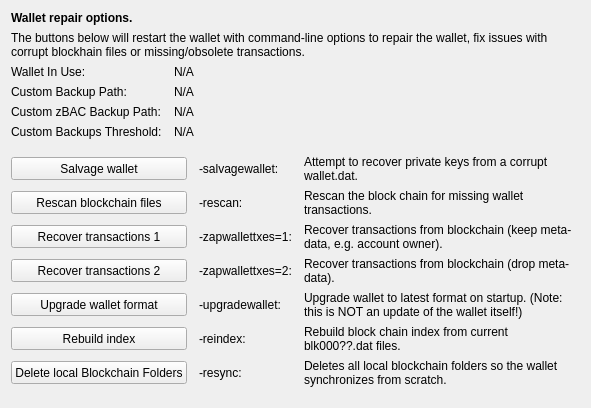
     <widget class="QWidget" name="tab_repair">
      <attribute name="title">
       <string>&amp;Wallet Repair</string>
      </attribute>
      <layout class="QGridLayout" name="gridLayout_4" columnstretch="0,0,0,0">
       <property name="horizontalSpacing">
        <number>12</number>
       </property>
       <item row="0" column="0" colspan="4">
        <widget class="QLabel" name="label_repair_header">
         <property name="font">
          <font>
           <weight>75</weight>
           <bold>true</bold>
          </font>
         </property>
         <property name="text">
          <string>Wallet repair options.</string>
         </property>
        </widget>
       </item>
       <item row="1" column="0" colspan="4">
        <widget class="QLabel" name="label_repair_helptext">
         <property name="font">
          <font>
           <weight>50</weight>
           <bold>false</bold>
          </font>
         </property>
         <property name="text">
          <string>The buttons below will restart the wallet with command-line options to repair the wallet, fix issues with corrupt blockhain files or missing/obsolete transactions.</string>
         </property>
         <property name="wordWrap">
          <bool>true</bool>
         </property>
        </widget>
       </item>
       <item row="2" column="0">
        <widget class="QLabel" name="wallet_path_label">
         <property name="text">
          <string>Wallet In Use:</string>
         </property>
        </widget>
       </item>
       <item row="2" column="1" colspan="3">
        <widget class="QLabel" name="wallet_path">
         <property name="cursor">
          <cursorShape>IBeamCursor</cursorShape>
         </property>
         <property name="text">
          <string>N/A</string>
         </property>
         <property name="textFormat">
          <enum>Qt::PlainText</enum>
         </property>
         <property name="textInteractionFlags">
          <set>Qt::LinksAccessibleByMouse|Qt::TextSelectableByKeyboard|Qt::TextSelectableByMouse</set>
         </property>
        </widget>
       </item>
       <item row="3" column="0">
        <widget class="QLabel" name="wallet_custombackuppath_label">
         <property name="text">
          <string>Custom Backup Path:</string>
         </property>
         <property name="visible">
          <bool>false</bool>
         </property>
        </widget>
       </item>
       <item row="3" column="1" colspan="3">
        <widget class="QLabel" name="wallet_custombackuppath">
         <property name="cursor">
          <cursorShape>IBeamCursor</cursorShape>
         </property>
         <property name="text">
          <string>N/A</string>
         </property>
         <property name="textFormat">
          <enum>Qt::PlainText</enum>
         </property>
         <property name="textInteractionFlags">
          <set>Qt::LinksAccessibleByMouse|Qt::TextSelectableByKeyboard|Qt::TextSelectableByMouse</set>
         </property>
         <property name="visible">
          <bool>false</bool>
         </property>
        </widget>
       </item>
       <item row="4" column="0">
        <widget class="QLabel" name="wallet_customzpivbackuppath_label">
         <property name="text">
          <string>Custom zBAC Backup Path:</string>
         </property>
         <property name="visible">
          <bool>false</bool>
         </property>
        </widget>
       </item>
       <item row="4" column="1" colspan="3">
        <widget class="QLabel" name="wallet_customzpivbackuppath">
         <property name="cursor">
          <cursorShape>IBeamCursor</cursorShape>
         </property>
         <property name="text">
          <string>N/A</string>
         </property>
         <property name="textFormat">
          <enum>Qt::PlainText</enum>
         </property>
         <property name="textInteractionFlags">
          <set>Qt::LinksAccessibleByMouse|Qt::TextSelectableByKeyboard|Qt::TextSelectableByMouse</set>
         </property>
         <property name="visible">
          <bool>false</bool>
         </property>
        </widget>
       </item>
       <item row="5" column="0">
        <widget class="QLabel" name="wallet_custombackupthreshold_label">
         <property name="text">
          <string>Custom Backups Threshold:</string>
         </property>
         <property name="visible">
          <bool>false</bool>
         </property>
        </widget>
       </item>
       <item row="5" column="1" colspan="3">
        <widget class="QLabel" name="wallet_custombackupthreshold">
         <property name="cursor">
          <cursorShape>IBeamCursor</cursorShape>
         </property>
         <property name="text">
          <string>N/A</string>
         </property>
         <property name="textFormat">
          <enum>Qt::PlainText</enum>
         </property>
         <property name="textInteractionFlags">
          <set>Qt::LinksAccessibleByMouse|Qt::TextSelectableByKeyboard|Qt::TextSelectableByMouse</set>
         </property>
         <property name="visible">
          <bool>false</bool>
         </property>
        </widget>
       </item>
       <item row="6" column="0">
        <spacer name="verticalSpacer_repair1">
         <property name="orientation">
          <enum>Qt::Vertical</enum>
         </property>
         <property name="sizeHint" stdset="0">
          <size>
           <width>10</width>
           <height>10</height>
          </size>
         </property>
        </spacer>
       </item>
       <item row="7" column="0" colspan="2">
        <widget class="QPushButton" name="btn_salvagewallet">
         <property name="minimumSize">
          <size>
           <width>100</width>
           <height>23</height>
          </size>
         </property>
         <property name="text">
          <string>Salvage wallet</string>
         </property>
        </widget>
       </item>
       <item row="7" column="2">
        <widget class="QLabel" name="label_repair_salvage_command">
         <property name="text">
          <string notr="true">-salvagewallet:</string>
         </property>
        </widget>
       </item>
       <item row="7" column="3">
        <widget class="QLabel" name="label_repair_salvage">
         <property name="text">
          <string>Attempt to recover private keys from a corrupt wallet.dat.</string>
         </property>
         <property name="wordWrap">
          <bool>true</bool>
         </property>
        </widget>
       </item>
       <item row="8" column="0" colspan="2">
        <widget class="QPushButton" name="btn_rescan">
         <property name="minimumSize">
          <size>
           <width>100</width>
           <height>23</height>
          </size>
         </property>
         <property name="text">
          <string>Rescan blockchain files</string>
         </property>
        </widget>
       </item>
       <item row="8" column="2">
        <widget class="QLabel" name="label_repair_rescan_command">
         <property name="text">
          <string notr="true">-rescan:</string>
         </property>
        </widget>
       </item>
       <item row="8" column="3">
        <widget class="QLabel" name="label_repair_rescan">
         <property name="text">
          <string>Rescan the block chain for missing wallet transactions.</string>
         </property>
         <property name="wordWrap">
          <bool>true</bool>
         </property>
        </widget>
       </item>
       <item row="9" column="0" colspan="2">
        <widget class="QPushButton" name="btn_zapwallettxes1">
         <property name="minimumSize">
          <size>
           <width>100</width>
           <height>23</height>
          </size>
         </property>
         <property name="text">
          <string>Recover transactions 1</string>
         </property>
        </widget>
       </item>
       <item row="9" column="2">
        <widget class="QLabel" name="label_repair_zap1_command">
         <property name="text">
          <string notr="true">-zapwallettxes=1:</string>
         </property>
        </widget>
       </item>
       <item row="9" column="3">
        <widget class="QLabel" name="label_repair_zap1">
         <property name="text">
          <string>Recover transactions from blockchain (keep meta-data, e.g. account owner).</string>
         </property>
         <property name="wordWrap">
          <bool>true</bool>
         </property>
        </widget>
       </item>
       <item row="10" column="0" colspan="2">
        <widget class="QPushButton" name="btn_zapwallettxes2">
         <property name="minimumSize">
          <size>
           <width>100</width>
           <height>23</height>
          </size>
         </property>
         <property name="text">
          <string>Recover transactions 2</string>
         </property>
        </widget>
       </item>
       <item row="10" column="2">
        <widget class="QLabel" name="label_repair_zap2_command">
         <property name="text">
          <string notr="true">-zapwallettxes=2:</string>
         </property>
        </widget>
       </item>
       <item row="10" column="3">
        <widget class="QLabel" name="label_repair_zap2">
         <property name="text">
          <string>Recover transactions from blockchain (drop meta-data).</string>
         </property>
         <property name="wordWrap">
          <bool>true</bool>
         </property>
        </widget>
       </item>
       <item row="11" column="0" colspan="2">
        <widget class="QPushButton" name="btn_upgradewallet">
         <property name="minimumSize">
          <size>
           <width>100</width>
           <height>23</height>
          </size>
         </property>
         <property name="text">
          <string>Upgrade wallet format</string>
         </property>
        </widget>
       </item>
       <item row="11" column="2">
        <widget class="QLabel" name="label_repair_upgrade_command">
         <property name="text">
          <string notr="true">-upgradewallet:</string>
         </property>
        </widget>
       </item>
       <item row="11" column="3">
        <widget class="QLabel" name="label_repair_upgrade">
         <property name="text">
          <string>Upgrade wallet to latest format on startup. (Note: this is NOT an update of the wallet itself!)</string>
         </property>
         <property name="wordWrap">
          <bool>true</bool>
         </property>
        </widget>
       </item>
       <item row="12" column="0" colspan="2">
        <widget class="QPushButton" name="btn_reindex">
         <property name="minimumSize">
          <size>
           <width>100</width>
           <height>23</height>
          </size>
         </property>
         <property name="text">
          <string>Rebuild index</string>
         </property>
        </widget>
       </item>
       <item row="12" column="2">
        <widget class="QLabel" name="label_repair_reindex_command">
         <property name="text">
          <string notr="true">-reindex:</string>
         </property>
        </widget>
       </item>
       <item row="12" column="3">
        <widget class="QLabel" name="label_repair_reindex">
         <property name="text">
          <string>Rebuild block chain index from current blk000??.dat files.</string>
         </property>
         <property name="wordWrap">
          <bool>true</bool>
         </property>
        </widget>
       </item>
       <item row="13" column="0" colspan="2">
        <widget class="QPushButton" name="btn_resync">
         <property name="minimumSize">
          <size>
           <width>100</width>
           <height>23</height>
          </size>
         </property>
         <property name="text">
          <string>Delete local Blockchain Folders</string>
         </property>
        </widget>
       </item>
       <item row="13" column="2">
        <widget class="QLabel" name="label_repair_resync_command">
         <property name="text">
          <string>-resync:</string>
         </property>
        </widget>
       </item>
       <item row="13" column="3">
        <widget class="QLabel" name="label_repair_resync">
         <property name="text">
          <string>Deletes all local blockchain folders so the wallet synchronizes from scratch.</string>
         </property>
         <property name="wordWrap">
          <bool>true</bool>
         </property>
        </widget>
       </item>
       <item row="14" column="0">
        <spacer name="verticalSpacer_repair2">
         <property name="orientation">
          <enum>Qt::Vertical</enum>
         </property>
         <property name="sizeHint" stdset="0">
          <size>
           <width>20</width>
           <height>10</height>
          </size>
         </property>
        </spacer>
       </item>
      </layout>
     </widget>
